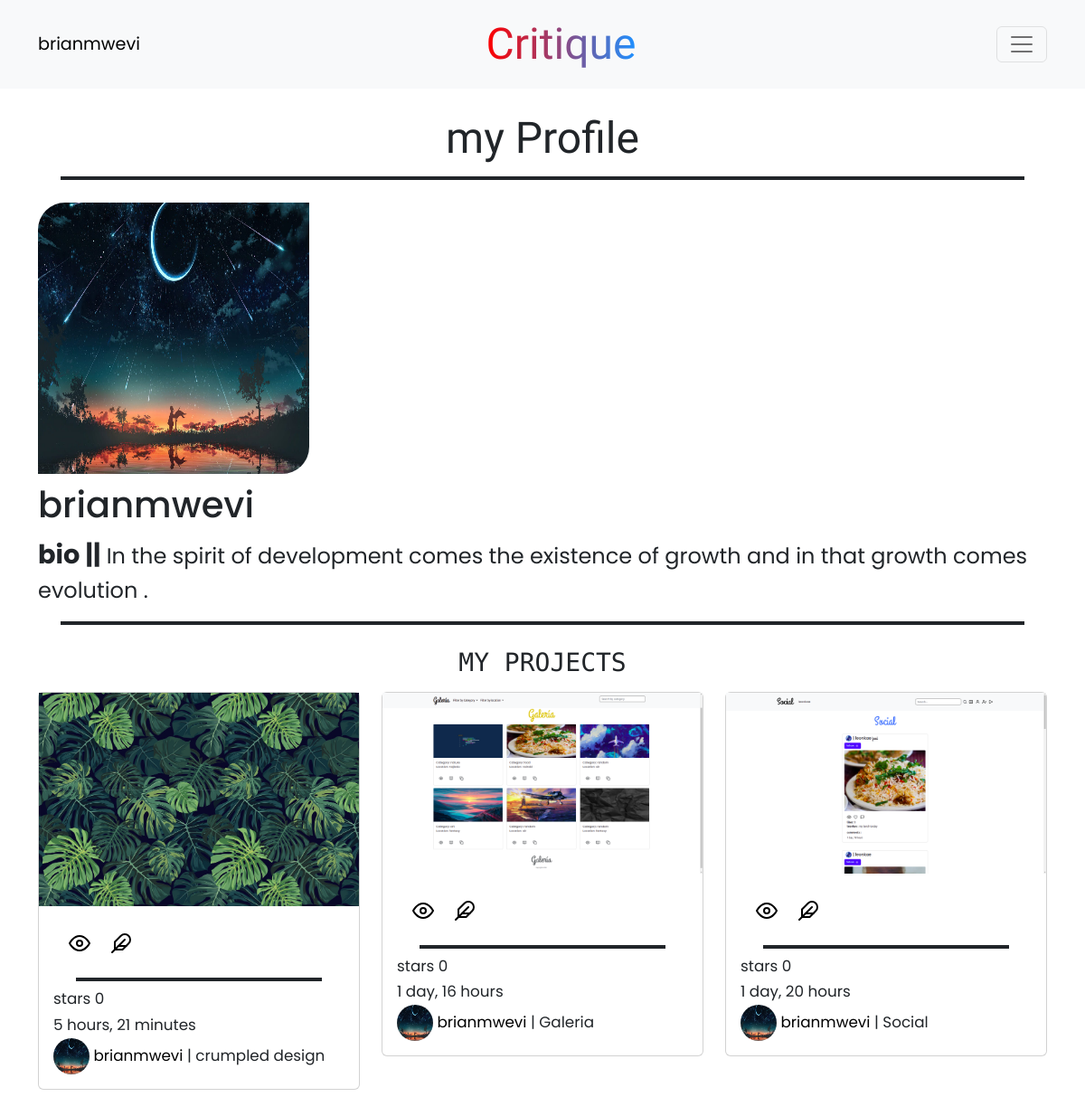
Screenshot of /profile/ (signed in) with the database file from the repository.
### critique/models.py (models this page shows, shortened)
class Profile(models.Model):
    pro_picture =models.ImageField(upload_to ='profile/', default='')
    bio = models.TextField(max_length=255)
    user = models.ForeignKey(User, on_delete=models.CASCADE,related_name='profile')
    email= models.EmailField()
    def __str__(self):
        return self.user.username

class Project(models.Model):
    image = models.ImageField(upload_to='media/', default='')
    projectname =models.CharField(max_length=100)
    description=models.CharField(max_length=255, null=False, blank=False)
    likes =models.ManyToManyField(User, related_name='critique_image')
    created = models.DateTimeField(auto_now_add=True)
    modified =models.DateTimeField(auto_now=True)
    reviews =models.ManyToManyField('Reviews',blank=True)
    urls = models.URLField()
    profile = models.ForeignKey(Profile, on_delete=models.CASCADE)

### critique/views.py (the view)
# urls.py: path('profile/', views.profile, name='profile'),
@login_required(login_url='login')
def profile(request):
    current_user = request.user
    user_profile = get_object_or_404(Profile, user=current_user)
    images = Project.objects.order_by("-created").filter(profile__user=request.user)
    image_length =(len(images))
    return render(request,'critiques/profile.html',{'user_profile':user_profile, 'images':images,'image_length':image_length})

### critique/templates/critiques/profile.html (shortened to what this page needs)
{% extends 'critiques/base.html' %} {% block content %}
<nav class="navbar navbar-fluid-lg bg-light mb-5 fixed-top">
  <div class="container">
    <a href="{% url 'profile' %}" class="navbar-user">{{ request.user }}</a>
    <a href="{% url 'home'%}" class="navbar-brand">Critique</a>
    <button
      class="navbar-toggler"
      type="button"
      data-bs-toggle="collapse"
      data-bs-target="#navmenu"
      style="color: white"
    >
      <span class="navbar-toggler-icon dark"></span>
    </button>
  </div>
</nav>
<div class="container">
  <a href="{% url 'home' %}">back</a>
  <div class="profile-title">
    <h2>my Profile</h2>
  </div>
  <span class="line"></span>
  <div class="profile-card">
    <img src="{{user_profile.pro_picture.url}}" alt="pro pic" />
    <div class="profile-card-info">
      <h1>{{user_profile.user.username}}</h1>
      <p><span class="bio"> bio ||</span> {{user_profile.bio}} .</p>
    </div>
    <span class="line"></span>
  </div>
  <div class="profile-details">
    <h3>my projects</h3>
  </div>
  <div class="row">
    {% for image in images %}
    <div class="col-s-6 col-md-4">
      <div class="card my-2">
        <img src="{{image.image.url}}" alt="img.." />
        <div
          class="card-body"
          style="font-family: 'Poppins', sans-serif; font-size: larger"
        >
          <a href="{% url 'photo' image.pk  %}" class="btn btn-sm m-2"
            ><svg
              xmlns="http://www.w3.org/2000/svg"
              width="24"
              height="24"
              viewBox="0 0 24 24"
              fill="none"
              stroke="currentColor"
              stroke-width="2"
              stroke-linecap="round"
              stroke-linejoin="round"
              class="feather feather-eye"
            >
              <path d="M1 12s4-8 11-8 11 8 11 8-4 8-11 8-11-8-11-8z"></path>
              <circle cx="12" cy="12" r="3"></circle></svg
          ></a>
          <a href="{% url 'review' image.pk %}"
            ></a>
          <br />
          <span class="line"></span>
          <small><span>stars</span> {{image.likes.all.count}}</small>
          <br />
          <small class="date mt-2">{{image.created|timesince}}</small>
          <br />
          <small>
            <a href="{% url 'profile' %}">
              <span>
                <img src="{{user_profile.pro_picture.url}}" alt="pro pic"</span
              >
            </a>
            <a href="{% url 'profile' %}">{{image.profile}}</a> |
            <span>{{image.projectname}}</span></small
          >
        </div>
      </div>
    </div>
    {% endfor %}
  </div>
</div>
{% endblock %}

### critique/static/critiques/css/global.css (style rules this page uses)
* { margin: 0%; padding: 0%; }
.navbar-brand { font-size: 6vh; font-family: "Grand Hotel", cursive; background: linear-gradient(to right, red, dodgerblue); -webkit-background-clip: text; -webkit-text-fill-color: transparent; }
.navbar-user { text-decoration: none; color: black; font-family: "Poppins", sans-serif; font-size: larger; }
.card-body img { height: 40px; width: 40px; border-radius: 50%; }
.card-body .date { margin-bottom: 2px; }
.card-body a { text-decoration: none; color: black; }
.line { border-bottom: 4px solid; display: block; margin-left: 25px; margin-right: 25px; margin-bottom: 5px; margin-top: 13px; background: linear-gradient(to right, blue, red); }
.profile-title { text-align: center; font-family: "Grand Hotel", cursive; margin-top: 100px; }
.profile-title h2 { font-size: 6vh; }
.profile-card img { height: 300px; width: 300px; margin-top: 20px; border-top-left-radius: 30px; border-bottom-right-radius: 30px; }
.profile-card-info { font-family: "Poppins", sans-serif; }
.profile-card-info h1 { font-size: 5vh; margin-top: 10px; }
.profile-card-info p { margin-top: 10px; font-size: 3vh; }
.bio { font-weight: bold; font-size: larger; }
.profile-details h3 { font-family: "Monoton", cursive; text-align: center; text-transform: uppercase; margin-top: 25px; }

### rows the page displays
Profile: pro_picture (picture), user.username "brianmwevi", bio "In the spirit of development comes the existence of growth and in that growth comes evolution"
Project: image (picture), likes.all.count "0", created "5 hours, 21 minutes", pro_picture (picture), profile "brianmwevi", projectname "crumpled design"
Project: image (picture), likes.all.count "0", created "1 day, 16 hours", pro_picture (picture), profile "brianmwevi", projectname "Galeria"
Project: image (picture), likes.all.count "0", created "1 day, 20 hours", pro_picture (picture), profile "brianmwevi", projectname "Social"

### other values shown
{{ request.user }} "brianmwevi"
